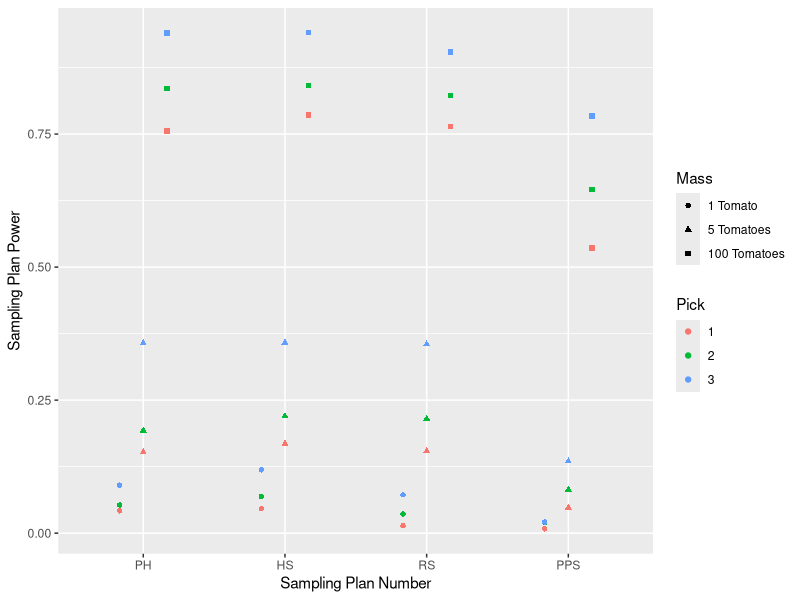
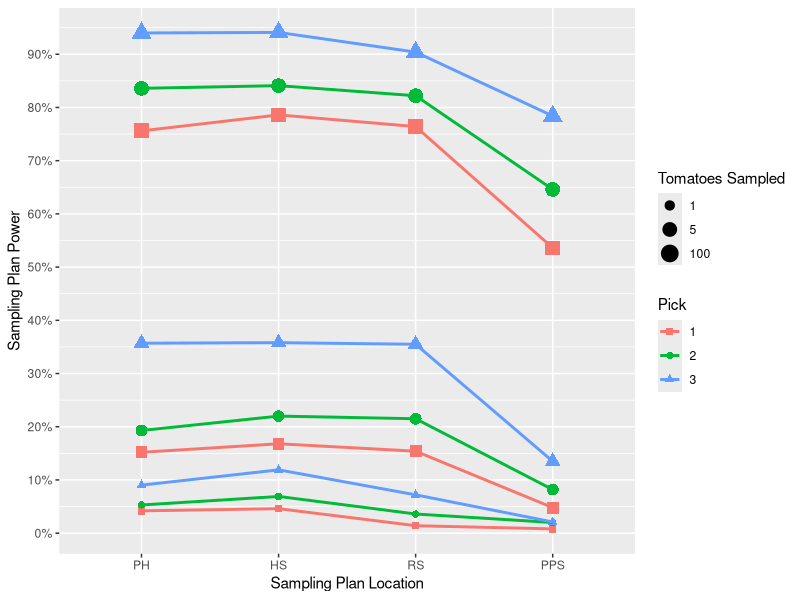
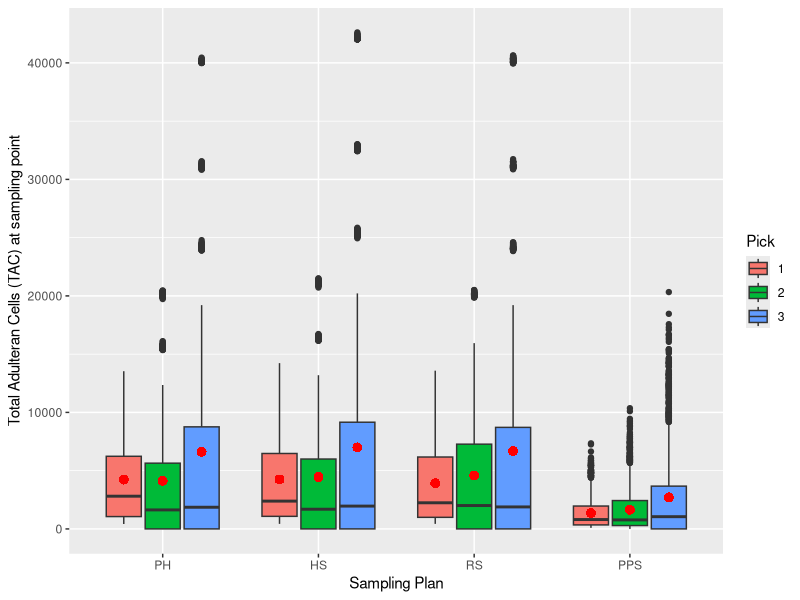
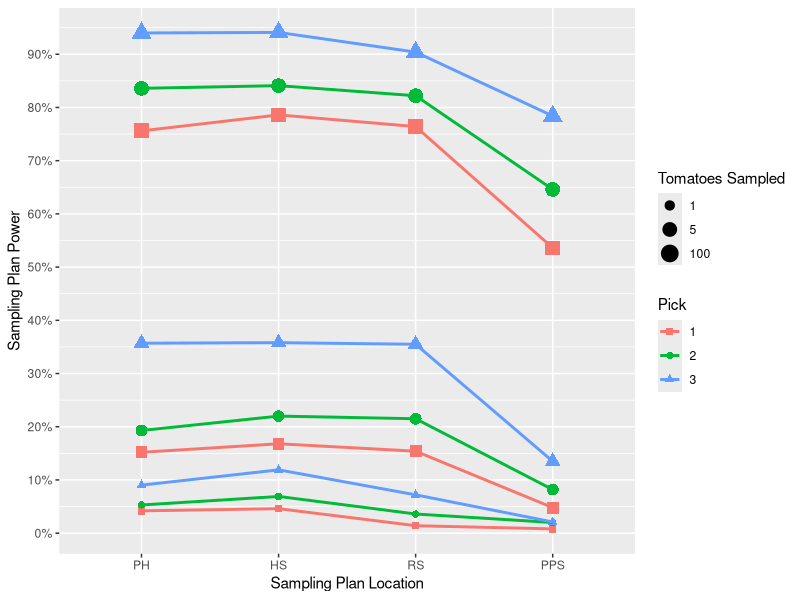

Here is the R script that generated these plots, in order:
## ---- chunk 1
library(tidyverse)
## ---- chunk 2
Power_data<-read_csv("Power_summary.csv")

Power_data$Samp_Plan<-as.factor(Power_data$Samp_Plan)
Power_data$Pick<-as.factor(Power_data$Pick)

Power_data$Samp_Plan<-factor(Power_data$Samp_Plan,levels=c("PH", "HS", "RS", "PPS"))
Power_data$Samp_Mass<-as.factor(Power_data$Samp_Mass)

Power_data %>% 
  ggplot(aes(x = Samp_Plan, y = Power, group = Samp_Mass, shape = Samp_Mass, color = Pick)) +
  geom_point(position=position_dodge(width=0.5))+
  scale_shape_discrete(labels = c("1 Tomato", "5 Tomatoes", "100 Tomatoes"), name= "Mass")+
  xlab("Sampling Plan Number")+ ylab ("Sampling Plan Power")

Power_data %>% 
  ggplot(aes(x = Samp_Plan, y = Power,size = Samp_Mass, color = Pick,shape = Pick, group = interaction(Samp_Mass,Pick))) +
  geom_point(stroke = 1.5)+
  geom_line(size = 1,)+
  scale_shape_manual(values = c(15,16,17),name = "Pick")+
  scale_size_manual(values=c(1.5,3,4), name = "Tomatoes Sampled")+
  xlab("Sampling Plan Location")+ ylab ("Sampling Plan Power")+
  scale_y_continuous(n.breaks = 10,labels = scales::percent_format(accuracy = 1))


ggsave(filename=  "Powers.png",width = 25, height = 15, units = "cm", dpi = 600)
## ---- chunk 3
Cont_data<-read_csv("Cont_Samp_Point.csv")
Cont_data$Pick<-as.factor(Cont_data$Pick)
Cont_data$Type<-as.factor(Cont_data$Type)
Cont_data$Type<-factor( Cont_data$Type,levels=c("PH", "HS", "RS", "PPS"))

Cont_data %>% 
  ggplot(aes(x = Type, y = Cont, fill = Pick)) +
  geom_boxplot()+
  stat_summary(fun=mean,aes(group=Pick), geom="point", shape=16, size=3, color="red", fill="red",position=position_dodge(.75)) +
  xlab("Sampling Plan")+ ylab ("Total Adulteran Cells (TAC) at sampling point")
  
